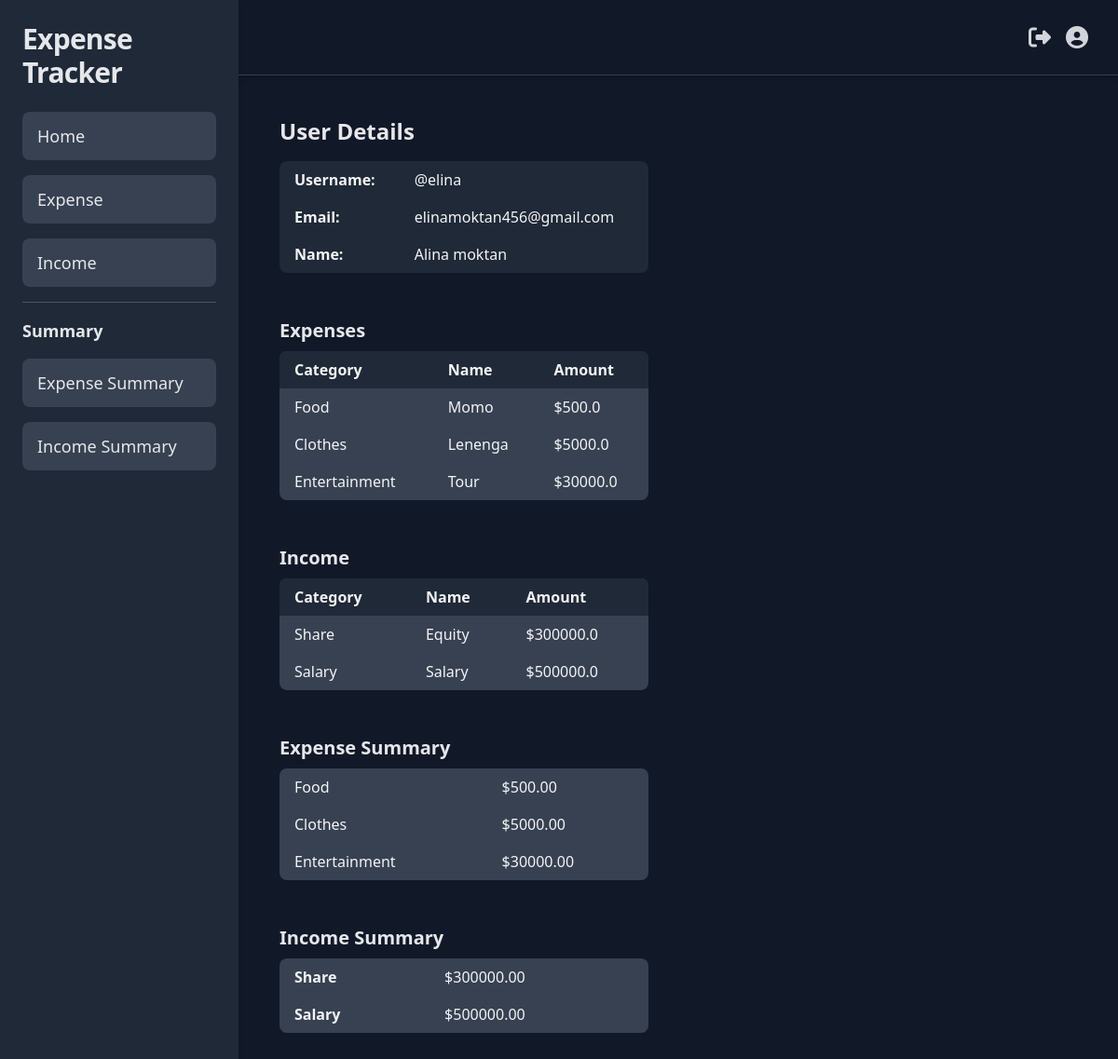
/ (signed in), run on the app's committed database.
### core/models.py (models this page shows, shortened)
class Expense(models.Model):
    user = models.ForeignKey(User, on_delete=models.CASCADE)
    name = models.CharField(max_length=200)
    amount = models.FloatField()
    date = models.DateField(auto_now_add=True)
    category = models.ForeignKey('ExpenseCategory', on_delete=models.CASCADE)
    description = models.TextField()

class ExpenseCategory(models.Model):
    name = models.CharField(max_length=100)
    class Meta:
        verbose_name_plural = "Expense Categories"
    def __str__(self):
        return self.name

class Income(models.Model):
    user = models.ForeignKey(User, on_delete=models.CASCADE)
    name = models.CharField(max_length=200)
    amount = models.FloatField()
    date = models.DateField(auto_now_add=True)
    category = models.ForeignKey('IncomeCategory', on_delete=models.CASCADE)
    description = models.TextField()

class IncomeCategory(models.Model):
    name = models.CharField(max_length=100)
    class Meta:
        verbose_name_plural = "Income Categories"
    def __str__(self):
        return self.name

class ExpenseSummary(models.Model):
    user = models.ForeignKey(User, on_delete=models.CASCADE)
    category = models.ForeignKey(ExpenseCategory, on_delete=models.CASCADE)
    total_expenses = models.DecimalField(max_digits=10, decimal_places=2, default=0)
    class Meta:
        verbose_name_plural = "Expense Summaries"
        unique_together = ('user', 'category')

class IncomeSummary(models.Model):
    user = models.ForeignKey(User, on_delete=models.CASCADE)
    category = models.ForeignKey(IncomeCategory, on_delete=models.CASCADE)
    total_income = models.DecimalField(max_digits=10, decimal_places=2, default=0)
    class Meta:
        verbose_name_plural = "Income Summaries"
        unique_together = ('user', 'category')

### core/views.py (the view)
# urls.py: 2. Add a URL to urlpatterns:  path('', views.home, name='home')
def home(request):
    if request.user.is_authenticated:
        expense=request.user.expense_set.all()
        income=request.user.income_set.all()
        expense_summary= request.user.expensesummary_set.all()
        income_summary= request.user.incomesummary_set.all()
        context={
            'expense':expense,
            'income':income,
            'expense_summary':expense_summary,
            'income_summary':income_summary
            }
        if request.user.is_authenticated:
            return render(request, 'core/home.html',context)
        else:
            return render(request, 'login/login.html')
    else:
        return render(request, 'core/home.html')

### core/templates/core/home.html
{% extends 'core/base.html' %}
{% block content %}
<div class="user-detail p-5">
  <h2 class="text-2xl font-bold mb-4">User Details</h2>
  <table class="min-w-full bg-gray-800 text-gray-100 rounded-lg overflow-hidden">
    <tbody>
      <tr>
        <td class="px-4 py-2 font-semibold">Username:</td>
        <td class="px-4 py-2">{{ user.username }}</td>
      </tr>
      <tr>
        <td class="px-4 py-2 font-semibold">Email:</td>
        <td class="px-4 py-2">{{ user.email }}</td>
      </tr>
      {% if user.first_name or user.last_name %}
      <tr>
        <td class="px-4 py-2 font-semibold">Name:</td>
        <td class="px-4 py-2">{{ user.first_name }} {{ user.last_name }}</td>
      </tr>
      {% endif %}
    </tbody>
  </table>
  <br /><br />
  <h3 class="text-xl font-bold mb-2">Expenses</h3>
  <table class="min-w-full bg-gray-700 text-gray-100 rounded-lg overflow-hidden">
    <thead class="bg-gray-800">
      <tr>
        <th class="px-4 py-2 text-left">Category</th>
        <th class="px-4 py-2 text-left">Name</th>
        <th class="px-4 py-2 text-left">Amount</th>
      </tr>
    </thead>
    <tbody>
      {% if expense %}
        {% for exp in expense %}
        <tr>
          <td class="px-4 py-2 capitalize">{{ exp.category }}</td>
          <td class="px-4 py-2 capitalize">{{ exp.name }}</td>
          <td class="px-4 py-2">${{ exp.amount }}</td>
        </tr>
        {% endfor %}
      {% else %}
        <tr>
          <td colspan="2" class="px-4 py-2 text-center">No expenses found.</td>
        </tr>
      {% endif %}
    </tbody>
  </table>
  <br /><br />
  <h3 class="text-xl font-bold mb-2">Income</h3>
  <table class="min-w-full bg-gray-700 text-gray-100 rounded-lg overflow-hidden">
    <thead class="bg-gray-800">
      <tr>
        <th class="px-4 py-2 text-left">Category</th>
        <th class="px-4 py-2 text-left">Name</th>
        <th class="px-4 py-2 text-left">Amount</th>
      </tr>
    </thead>
    <tbody>
      {% if income %}
        {% for inc in income %}
        <tr>
          <td class="px-4 py-2 capitalize">{{ inc.category }}</td>
          <td class="px-4 py-2 capitalize">{{ inc.name }}</td>
          <td class="px-4 py-2">${{ inc.amount }}</td>
        </tr>
        {% endfor %}
      {% else %}
        <tr>
          <td colspan="2" class="px-4 py-2 text-center">No income found.</td>
        </tr>
      {% endif %}
    </tbody>
  </table>
  <br /><br />
  <h3 class="text-xl font-bold mb-2">Expense Summary</h3>
  <table class="min-w-full bg-gray-700 text-gray-100 rounded-lg overflow-hidden">
    <tbody>
      {% if expense_summary %}
        {% for summary in expense_summary %}
        <tr>
          <td class="px-4 py-2 capitalize">{{summary.category}}</td>
          <td class="px-4 py-2">${{ summary.total_expenses }}</td>
        </tr>
        {% endfor %}
      {% else %}
        <tr>
          <td colspan="2" class="px-4 py-2 text-center">No expense summary available.</td>
        </tr>
      {% endif %}
    </tbody>
  </table>
  <br /><br />
  <h3 class="text-xl font-bold mb-2">Income Summary</h3>
  <table class="min-w-full bg-gray-700 text-gray-100 rounded-lg overflow-hidden">
    <tbody>
      {% if income_summary %}
      {% for income in income_summary %}
      <tr>
        <td class="px-4 py-2 font-semibold capitalize">{{income.category}}</td>
        <td class="px-4 py-2">${{ income.total_income }}</td>
      </tr>
      {% endfor %}
      {% endif %}
    </tbody>
  </table>
</div>
{% endblock %}

### data on the page
Expense: category "Food", name "Momo", amount "500.0"
Expense: category "Clothes", name "Lenenga", amount "5000.0"
Expense: category "Entertainment", name "Tour", amount "30000.0"
Income: category "Share", name "Equity", amount "300000.0"
Income: category "Salary", name "Salary", amount "500000.0"
ExpenseSummary: category "Food", total_expenses "500.00"
ExpenseSummary: category "Clothes", total_expenses "5000.00"
ExpenseSummary: category "Entertainment", total_expenses "30000.00"
IncomeSummary: category "Share", total_income "300000.00"
IncomeSummary: category "Salary", total_income "500000.00"

### other printed values
{{ user.username }} "@elina"
{{ user.email }} "elinamoktan456@gmail.com"
{{ user.first_name }} "Alina"
{{ user.last_name }} "moktan"
